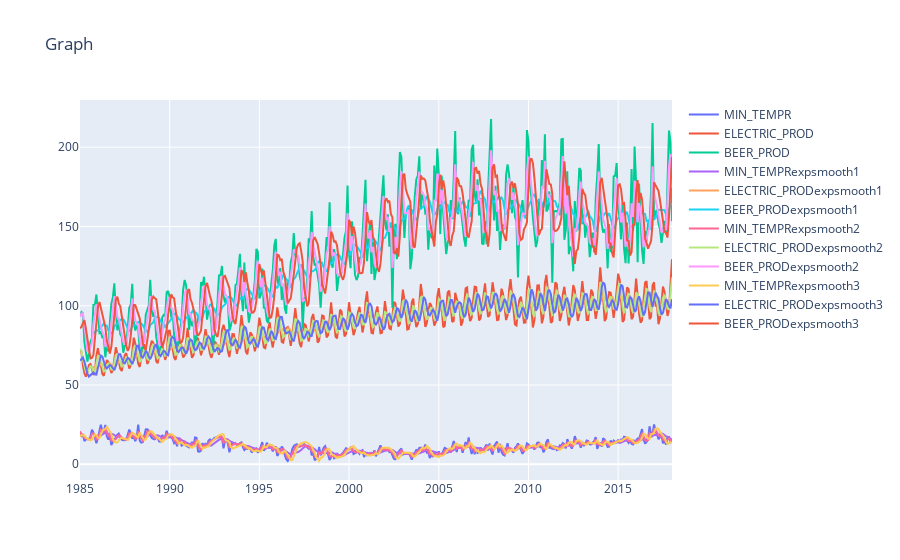

The notebook cell saved with this chart:
### Code cell
plt(feature_drop, smooth_drop)

### Figure 1 — Plotly figure (JSON) as saved in the notebook; plotly's stock layout.template omitted (floating-point values rounded to 4 significant figures; data arrays with more than 128 entries replaced by an {"elided": "..."} marker saying what was removed)
{"data": [{"name": "MIN_TEMPR", "type": "scatter", "x": {"elided": "397 str values"}, "y": {"elided": "397 float values"}}, {"name": "ELECTRIC_PROD", "type": "scatter", "x": {"elided": "397 str values"}, "y": {"elided": "397 float values"}}, {"name": "BEER_PROD", "type": "scatter", "x": {"elided": "397 str values"}, "y": {"elided": "397 float values"}}, {"name": "MIN_TEMPRexpsmooth1", "type": "scatter", "x": {"elided": "397 str values"}, "y": {"elided": "397 float values"}}, {"name": "ELECTRIC_PRODexpsmooth1", "type": "scatter", "x": {"elided": "397 str values"}, "y": {"elided": "397 float values"}}, {"name": "BEER_PRODexpsmooth1", "type": "scatter", "x": {"elided": "397 str values"}, "y": {"elided": "397 float values"}}, {"name": "MIN_TEMPRexpsmooth2", "type": "scatter", "x": {"elided": "397 str values"}, "y": {"elided": "397 float values"}}, {"name": "ELECTRIC_PRODexpsmooth2", "type": "scatter", "x": {"elided": "397 str values"}, "y": {"elided": "397 float values"}}, {"name": "BEER_PRODexpsmooth2", "type": "scatter", "x": {"elided": "397 str values"}, "y": {"elided": "397 float values"}}, {"name": "MIN_TEMPRexpsmooth3", "type": "scatter", "x": {"elided": "397 str values"}, "y": {"elided": "397 float values"}}, {"name": "ELECTRIC_PRODexpsmooth3", "type": "scatter", "x": {"elided": "397 str values"}, "y": {"elided": "397 float values"}}, {"name": "BEER_PRODexpsmooth3", "type": "scatter", "x": {"elided": "397 str values"}, "y": {"elided": "397 float values"}}], "layout": {"title": {"text": "Graph"}}}
